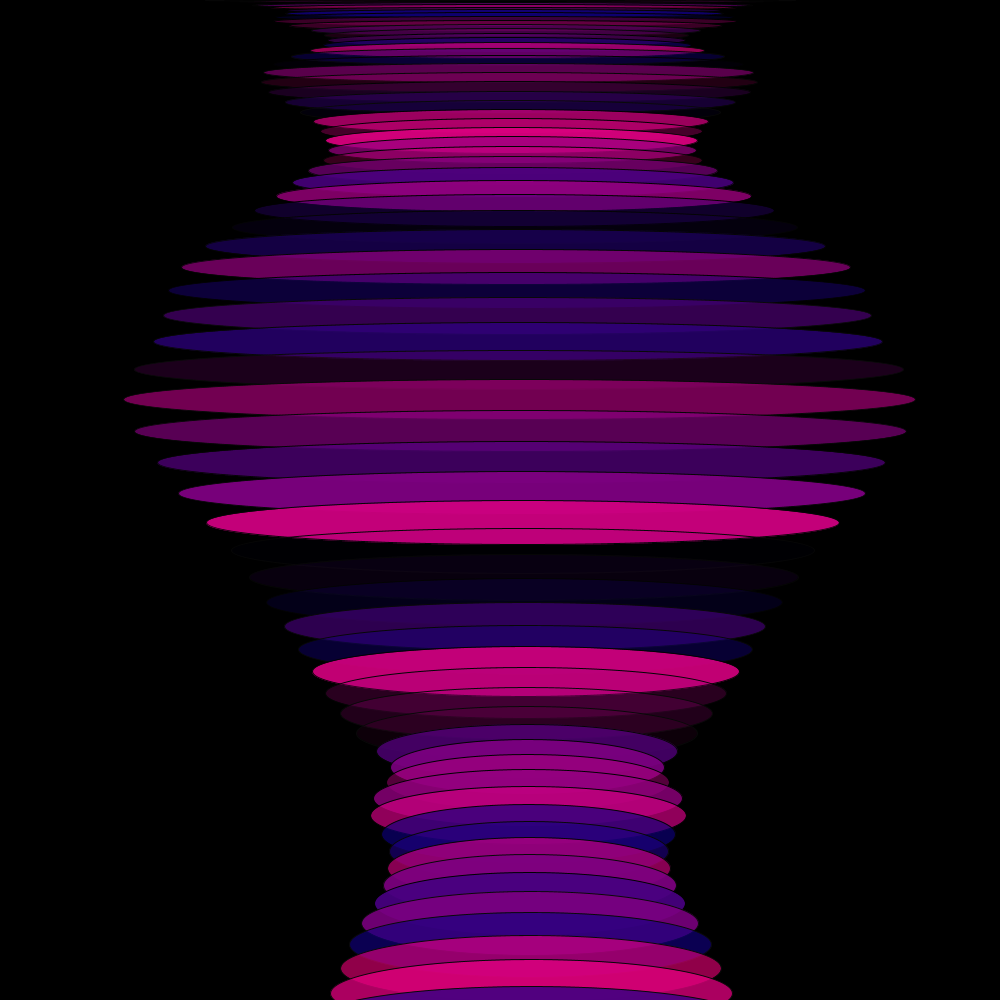
Frame 1 (no input)
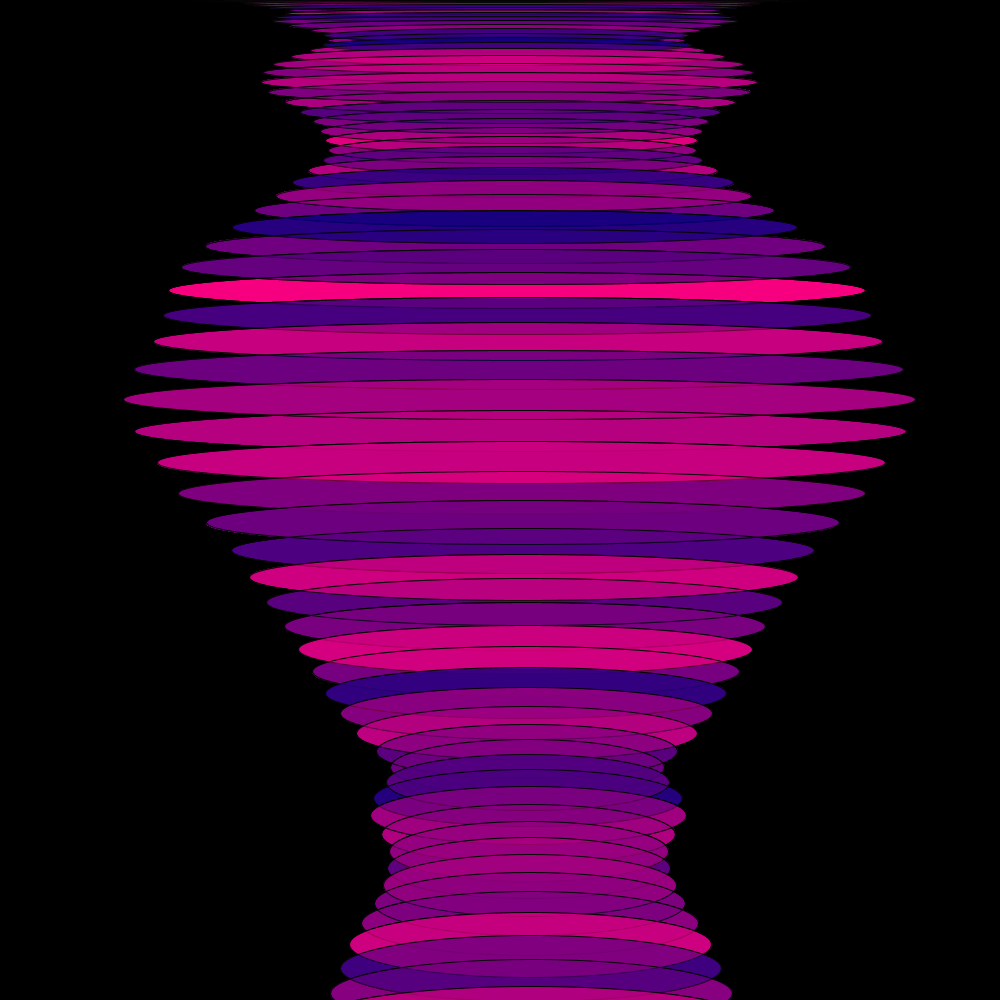
Frame 60 (the mouse pressed at the canvas centre just before this capture)
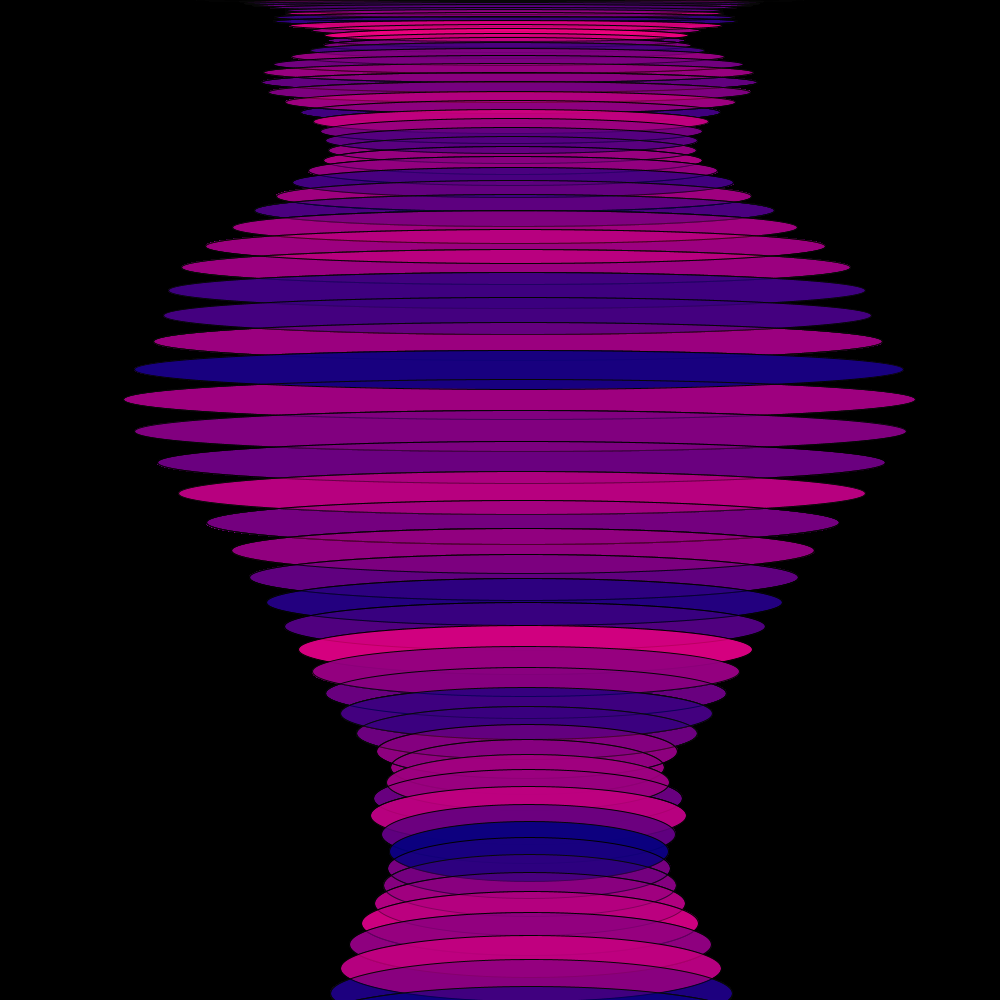
Frame 120 (the mouse held since frame 60 and released just before this capture)

The Processing sketch that drew these frames (run headless with seeded random() and noise(); from frame 60 on, the mouse is pressed at the canvas centre):

// Processing sketch: processing_44509
// ── processing_44509.pde

float noiseScale = 0.05;


void setup(){
 size(1000,1000);
 background(0);
 //frameRate(30);
 smooth();
}

void draw(){
  translate(0, -height/2);
 
 for (int i=0; i<100;i++){
  float noiseVal = noise(i*noiseScale); 
  ellipse(width/2,height/2,noiseVal*1000,i);
  stroke(random(10));
  fill(random(255),0,127,random(255));
  translate(noiseVal, noiseVal*i); 
  
  }
 
}
